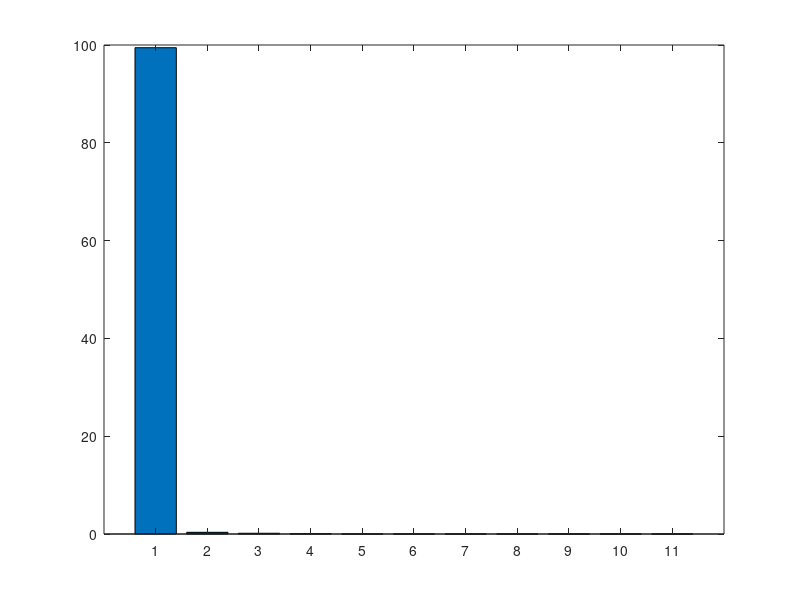
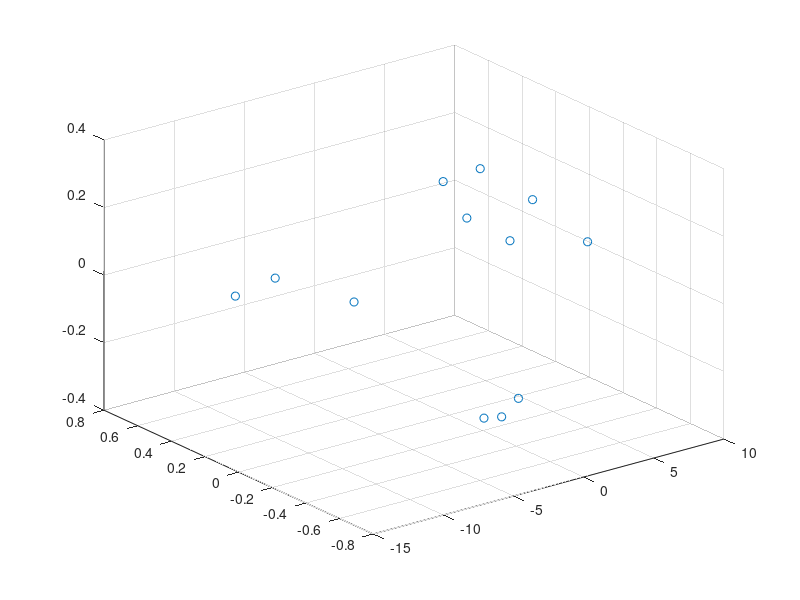
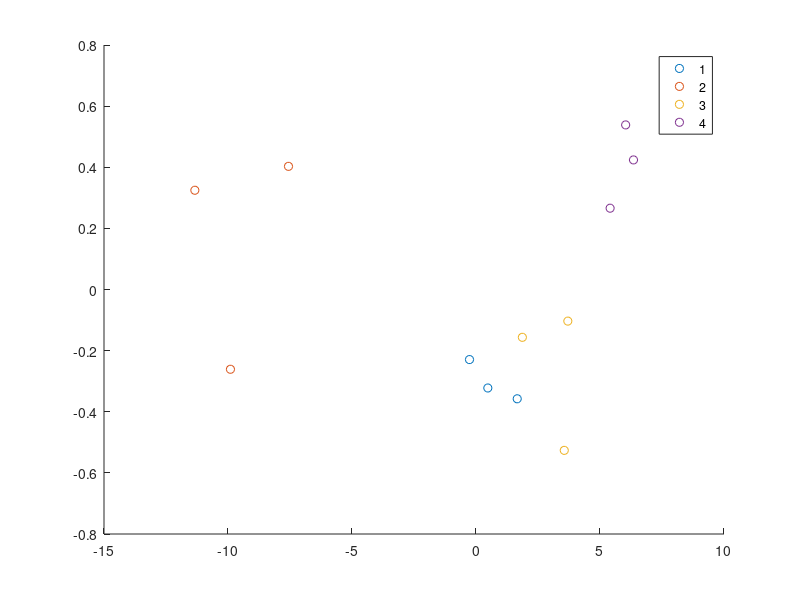

Write the MATLAB code that produced these figures, in order.
% Akash Mukesh Joshi
% USC ID :4703642421
% USC Email : akashjos@usc.edu
% Submission Date : 6th November 2016
% Problem 1.a : PCA and KMeans Algorithm

clc; clear; close all;
fv_norm = csvread('prb1prta.csv');

% Initializing First Centroid Clustering Points
centroid = [ 1.50  -0.30  0.20;
            -10.0   0.00  0.00;
             2.00  -0.20 -0.40;
             6.00   0.40  0.10];

%% Running PCA for Dimensinality Reduction 25D to 3D
 [~,score,~,~,explainedVar] = pca(fv_norm(:,1:12)');
 figure;
 bar(explainedVar)
 for i = 1 : 1 : 12
     for j = 1 : 1 : 3
         fv_pca(i,j) = score(i,j);
     end
 end

%% Running KMeans on 3D Feature Vector
 [clusters(:,1), ~] = kmeans(fv_pca,4,'MaxIter',100,'Start',centroid);
 figure;
 scatter3(fv_pca(:,1),fv_pca(:,2),fv_pca(:,3),'r*');
 figure;
 gscatter(fv_pca(:,1),fv_pca(:,2),clusters)

%% Running KMeans on 25D Feature Vector
[clusters(:,2), ~] = kmeans(fv_norm(:,1:12)',5,'MaxIter',100);